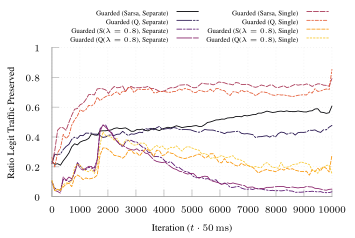

Write the gnuplot code that produced this figure.
set terminal tikz standalone color size 9cm,6cm font '\scriptsize' preamble '\usepackage{microtype} \usepackage{times} \usepackage[T1]{fontenc} \usepackage{siunitx}\sisetup{detect-all}'
set output "tnsm-algo-spf-tcp.tex"

load "inferno.pal"

set style line 102 lc rgb '#a0a0a0' lt 1 lw 1
set border ls 102
set colorbox border 102
set key textcolor rgb "black"
set tics textcolor rgb "black"
set label textcolor rgb "black"

set border 3
set grid x y
set xtics nomirror
set ytics nomirror

#set key autotitle columnhead
set datafile separator ","

set xlabel "Iteration ($t \\cdot{} \\SI{50}{\\milli\\second}$)"
set ylabel "Ratio Legit Traffic Preserved"

set yrange [0.0:1.0]
set key outside top horizontal
set key font ",5"

plot '../results/tnsm-tree-16-tcp-spf-separate.avg.csv' u 1:3 w lines smooth sbezier title "Guarded (Sarsa, Separate)" dt 1, \
     '../results/tnsm-algo-tree-16-tcp-spf-separate.avg.csv' u 1:3 w lines smooth sbezier title "Guarded (Q, Separate)" ls 2 dt (18,2,2,2), \
     '../results/algotest-spf-separate-tcp-sarsa-16-0.8-0.8.avg.csv' u 1:3 w lines smooth sbezier title "Guarded (S($\\lambda=0.8$), Separate)" ls 3 dt (6,2,2,2), \
     '../results/algotest-spf-separate-tcp-q-16-0.8-0.8.avg.csv' u 1:3 w lines smooth sbezier title "Guarded (Q($\\lambda=0.8$), Separate)" ls 4 dt (18,2), \
     '../results/tnsm-tree-16-tcp-spf-single.avg.csv' u 1:3 w lines smooth sbezier title "Guarded (Sarsa, Single)" ls 5 dt (6,2), \
     '../results/tnsm-algo-tree-16-tcp-spf-single.avg.csv' u 1:3 w lines smooth sbezier title "Guarded (Q, Single)" ls 6 dt (4,2,2,2), \
     '../results/algotest-spf-single-tcp-sarsa-16-0.8-0.8.avg.csv' u 1:3 w lines smooth sbezier title "Guarded (S($\\lambda=0.8$), Single)" ls 7 dt (4,2), \
     '../results/algotest-spf-single-tcp-q-16-0.8-0.8.avg.csv' u 1:3 w lines smooth sbezier title "Guarded (Q($\\lambda=0.8$), Single)" ls 8 dt (2,2)

# plot '../results/tnsm-tree-16-tcp-m-separate.avg.csv' u 1:3 w lines smooth sbezier title "Marl" dt 1, \
#      '../results/tnsm-tree-16-tcp-mpp-separate.avg.csv' u 1:3 w lines smooth sbezier title "Instant" ls 3 dt (18,2,2,2), \
#      '../results/tnsm-tree-16-tcp-spf-separate.avg.csv' u 1:3 w lines smooth sbezier title "Guarded" ls 5 dt (6,2,2,2), \
#      '../results/tnsm-tree-16-tcp-mpp-single.avg.csv' u 1:3 w lines smooth sbezier title "Instant (Single)" ls 6 dt (18,2), \
#      '../results/tnsm-tree-16-tcp-spf-single.avg.csv' u 1:3 w lines smooth sbezier title "Guarded (Single)" ls 7 dt (6,2), \
#      '../results/tnsm-baseline-ecmp-16-tcp.avg.csv' u 1:3 w lines smooth sbezier title "Unprotected" ls 8 dt (2,2), \
